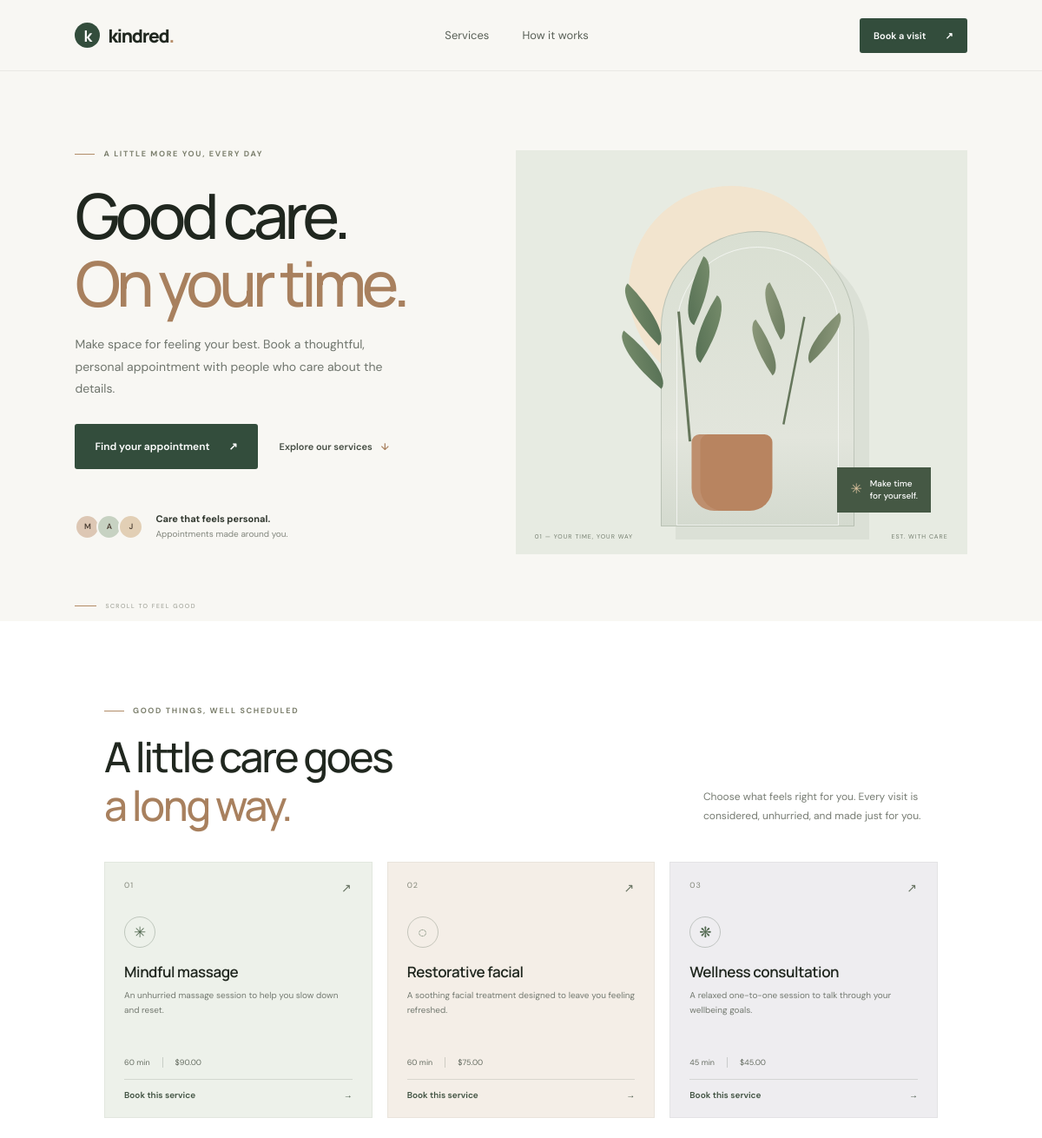
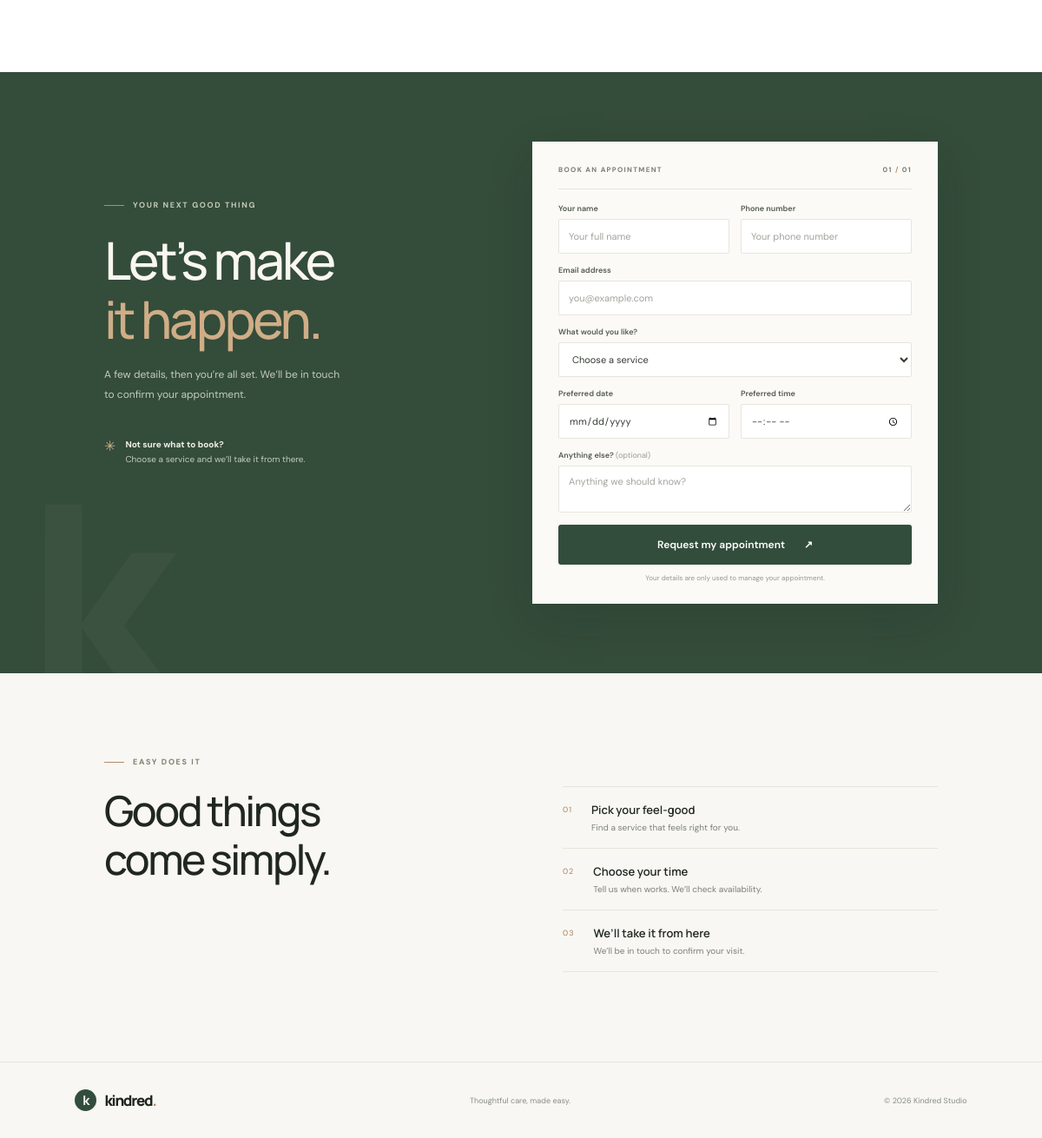
The page / on the database its author committed (2 pictures, top to bottom).
### services/models.py (models this page shows)
class Service(models.Model):
    name = models.CharField(max_length=120, unique=True)
    description = models.TextField()
    duration_minutes = models.PositiveSmallIntegerField(default=60)
    price = models.DecimalField(max_digits=8, decimal_places=2)
    is_active = models.BooleanField(default=True)
    created_at = models.DateTimeField(auto_now_add=True)
    class Meta:
        ordering = ("name",)
    def __str__(self):
        return self.name

### appointments/views.py (the view)
# urls.py: 2. Add a URL to urlpatterns:  path('', views.home, name='home')
def home(request):
    services = Service.objects.filter(is_active=True)
    form = AppointmentForm()
    return render(
        request,
        "appointments/home.html",
        {"services": services, "form": form},
    )

### templates/appointments/home.html (shortened to what this page needs)
{% extends "base.html" %}
{% block content %}
<section class="hero">
    <div class="hero-copy">
        <div class="eyebrow"><span class="eyebrow-line"></span> A LITTLE MORE YOU, EVERY DAY</div>
        <h1>Good care.<br><span>On your time.</span></h1>
        <p class="hero-description">Make space for feeling your best. Book a thoughtful, personal appointment with people who care about the details.</p>
        <div class="hero-actions">
            <a class="button button-dark" href="#book">Find your appointment <span aria-hidden="true">↗</span></a>
            <a class="text-link" href="#services">Explore our services <span aria-hidden="true">↓</span></a>
        </div>
        <div class="hero-proof">
            <div class="avatar-stack" aria-hidden="true"><span>M</span><span>A</span><span>J</span></div>
            <p><strong>Care that feels personal.</strong><br>Appointments made around you.</p>
        </div>
    </div>
    <div class="hero-art" role="img" aria-label="A calm, sunlit wellness studio">
        <div class="art-sun"></div>
        <div class="art-arch"></div>
        <div class="art-plant plant-one"><i></i><i></i><i></i><i></i><b></b></div>
        <div class="art-plant plant-two"><i></i><i></i><i></i><b></b></div>
        <div class="art-pot"></div>
        <div class="art-label"><span class="art-label-icon">✳</span><span>Make time<br>for yourself.</span></div>
        <div class="art-caption"><span>01 — YOUR TIME, YOUR WAY</span><span>EST. WITH CARE</span></div>
    </div>
    <a class="scroll-cue" href="#services"><span></span> SCROLL TO FEEL GOOD</a>
</section>
<section class="services-section section-wrap" id="services">
    <div class="section-heading">
        <div>
            <div class="eyebrow"><span class="eyebrow-line"></span> GOOD THINGS, WELL SCHEDULED</div>
            <h2>A little care goes<br><span>a long way.</span></h2>
        </div>
        <p>Choose what feels right for you. Every visit is considered, unhurried, and made just for you.</p>
    </div>
    {% if services %}
    <div class="service-grid">
        {% for service in services %}
        <article class="service-card">
            <div class="service-card-top"><span class="service-number">0{{ forloop.counter }}</span><span class="service-arrow" aria-hidden="true">↗</span></div>
            <div class="service-icon" aria-hidden="true">
                {% if forloop.counter0|divisibleby:3 %}✳{% elif forloop.counter0|add:"-1"|divisibleby:3 %}◌{% else %}❋{% endif %}
            </div>
            <h3>{{ service.name }}</h3>
            <p>{{ service.description }}</p>
            <div class="service-meta"><span>{{ service.duration_minutes }} min</span><span>${{ service.price }}</span></div>
            <a class="service-book-link" href="#book" data-service="{{ service.pk }}">Book this service <span aria-hidden="true">→</span></a>
        </article>
        {% endfor %}
    </div>
    {% else %}
    <div class="empty-services">
        <span class="empty-icon">✳</span>
        <h3>Your next feel-good moment starts here.</h3>
        <p>Our services are being prepared. Please check back soon.</p>
    </div>
    {% endif %}
</section>
<section class="booking-section" id="book">
    <div class="booking-inner section-wrap">
        <div class="booking-intro">
            <div class="eyebrow eyebrow-light"><span class="eyebrow-line"></span> YOUR NEXT GOOD THING</div>
            <h2>Let’s make<br><span>it happen.</span></h2>
            <p>A few details, then you’re all set. We’ll be in touch to confirm your appointment.</p>
            <div class="booking-note"><span>✳</span><p><strong>Not sure what to book?</strong><br>Choose a service and we’ll take it from there.</p></div>
            <div class="booking-decoration" aria-hidden="true">k</div>
        </div>
        <div class="booking-form-wrap">
            <div class="form-heading"><span>BOOK AN APPOINTMENT</span><span>01 <i>/</i> 01</span></div>
            {% if not services %}
            <div class="form-empty-state">Bookings will open as soon as services are available.</div>
            {% else %}
            <form class="booking-form" action="{% url 'book_appointment' %}" method="post">
                <div class="form-row">
                    <div class="field"><label for="{{ form.customer_name.id_for_label }}">Your name</label>{{ form.customer_name }}{{ form.customer_name.errors }}</div>
                    <div class="field"><label for="{{ form.customer_phone.id_for_label }}">Phone number</label>{{ form.customer_phone }}{{ form.customer_phone.errors }}</div>
                </div>
                <div class="field"><label for="{{ form.customer_email.id_for_label }}">Email address</label>{{ form.customer_email }}{{ form.customer_email.errors }}</div>
                <div class="field"><label for="{{ form.service.id_for_label }}">What would you like?</label>{{ form.service }}{{ form.service.errors }}</div>
                <div class="form-row">
                    <div class="field"><label for="{{ form.appointment_date.id_for_label }}">Preferred date</label>{{ form.appointment_date }}{{ form.appointment_date.errors }}</div>
                    <div class="field"><label for="{{ form.appointment_time.id_for_label }}">Preferred time</label>{{ form.appointment_time }}{{ form.appointment_time.errors }}</div>
                </div>
                <div class="field"><label for="{{ form.notes.id_for_label }}">Anything else? <span class="optional">(optional)</span></label>{{ form.notes }}{{ form.notes.errors }}</div>
                <button class="button button-dark button-submit" type="submit">Request my appointment <span aria-hidden="true">↗</span></button>
                <p class="form-privacy">Your details are only used to manage your appointment.</p>
            </form>
            {% endif %}
        </div>
    </div>
</section>
<section class="how-section section-wrap" id="how-it-works">
    <div class="eyebrow"><span class="eyebrow-line"></span> EASY DOES IT</div>
    <div class="how-content">
        <h2>Good things<br>come simply.</h2>
        <div class="steps">
            <div class="step"><span>01</span><div><h3>Pick your feel-good</h3><p>Find a service that feels right for you.</p></div></div>
            <div class="step"><span>02</span><div><h3>Choose your time</h3><p>Tell us when works. We’ll check availability.</p></div></div>
            <div class="step"><span>03</span><div><h3>We’ll take it from here</h3><p>We’ll be in touch to confirm your visit.</p></div></div>
        </div>
    </div>
</section>
{% endblock %}

### templates/base.html (shortened to what this page needs)
{% load static %}
<!DOCTYPE html>
<html lang="en">
<head>
    <link rel="stylesheet" href="{% static 'css/site.css' %}">
</head>
<body>
    <header class="site-header">
        <a class="brand" href="{% url 'home' %}" aria-label="Kindred home">
            <span class="brand-mark">k</span>
            <span>kindred<span class="brand-period">.</span></span>
        </a>
        <nav class="main-nav" aria-label="Main navigation">
            <a href="{% url 'home' %}#services">Services</a>
            <a href="{% url 'home' %}#how-it-works">How it works</a>
        </nav>
        <a class="button button-small button-dark header-cta" href="{% url 'home' %}#book">Book a visit <span aria-hidden="true">↗</span></a>
    </header>
    <main>
        {% block content %}{% endblock %}
    </main>
    <footer class="site-footer">
        <a class="brand brand-footer" href="{% url 'home' %}">
            <span class="brand-mark">k</span><span>kindred<span class="brand-period">.</span></span>
        </a>
        <p>Thoughtful care, made easy.</p>
        <span class="footer-note">© {% now "Y" %} Kindred Studio</span>
    </footer>
</body>
</html>

### rows shown on the page
Service: name "Mindful massage", description "An unhurried massage session to help you slow down and reset.", duration_minutes "60", price "90.00"
Service: name "Restorative facial", description "A soothing facial treatment designed to leave you feeling refreshed.", duration_minutes "60", price "75.00"
Service: name "Wellness consultation", description "A relaxed one-to-one session to talk through your wellbeing goals.", duration_minutes "45", price "45.00"
